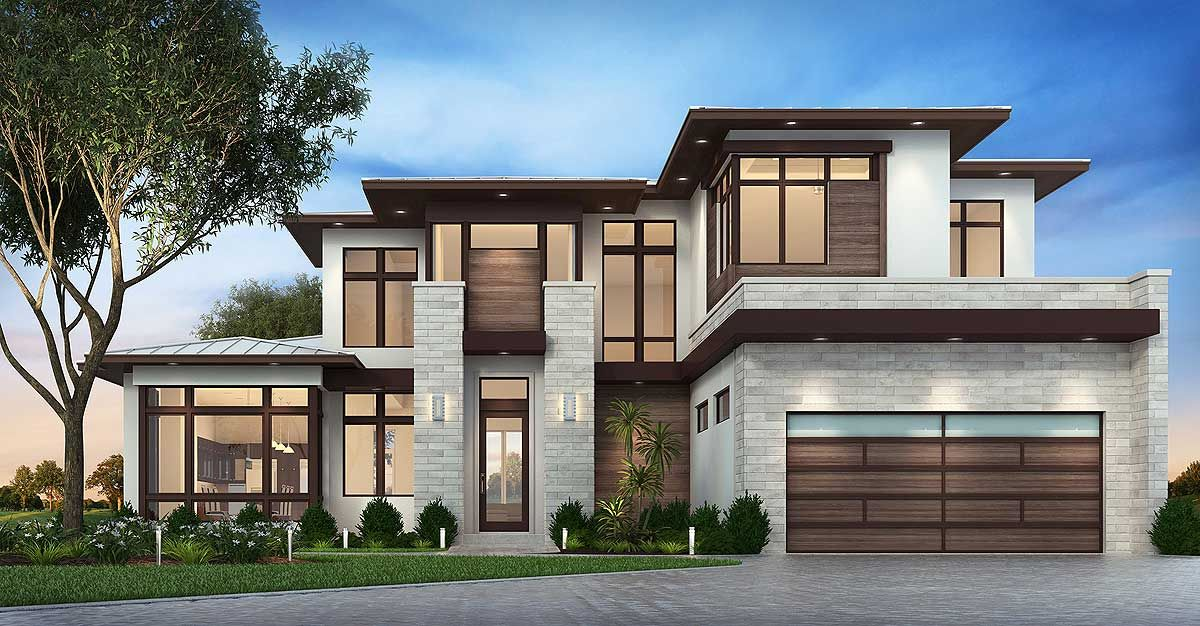
#> input picture images/img1.jpg, 1200 x 626 px; its folder holds 3 pictures in this run
$ python filters.py
#> lines starting #> are read from the running program, lines starting #| are printed output that depends on the picture
from PIL import Image
import scipy.ndimage.filters as flt
import numpy as np


def get_noisy_images(noisy, kernel_grayscale):
    minimum = flt.minimum_filter(noisy, size=5, footprint=None, output=None, mode='reflect', cval=0.0, origin=0)
    maximum = flt.maximum_filter(noisy, size=5, footprint=None, output=None, mode='reflect', cval=0.0, origin=0)
    median = flt.median_filter(noisy, size=5, footprint=None, output=None, mode='reflect', cval=0.0, origin=0)

    minimum_noisy = Image.fromarray(minimum)
    maximum_noisy = Image.fromarray(maximum)
    median_noisy = Image.fromarray(median)
    kernel_noisy = Image.fromarray(flt.convolve(noisy, kernel_grayscale))
    return minimum_noisy, maximum_noisy, median_noisy, kernel_noisy


def show(*images):
    for img in images:
        img.show()


def main(color_file, noisy_file):
#> called with color_file = 'img1.jpg', noisy_file = 'img3.png'
    img_color = Image.open(f'images/{color_file}')
#> img_color is the input picture: PIL image 1200x626 RGB; mean R, G, B 117.9, 125.9, 129.4

    img_grayscale = img_color.convert('L')

    kernel_color = np.ones((5, 5, 1)) / 25
    kernel_grayscale = np.ones((5, 5)) / 25

    filtered_color = flt.convolve(img_color, kernel_color)
    filtered_grayscale = flt.convolve(img_grayscale, kernel_grayscale)
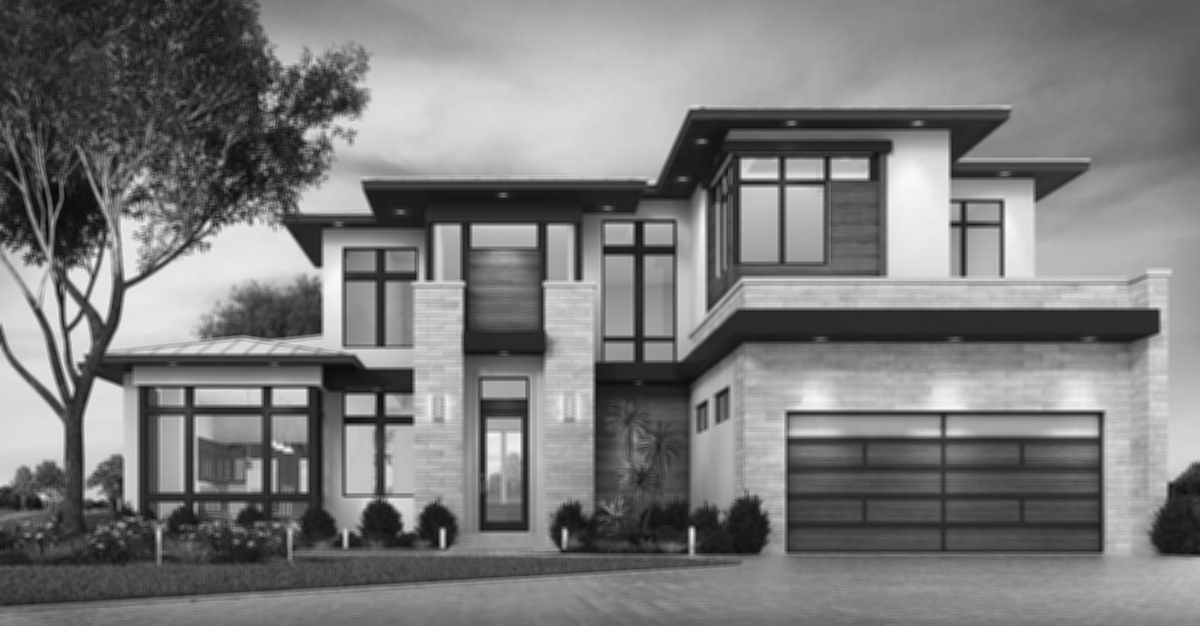
#> filtered_grayscale: shape (626, 1200); min 9, max 249, mean 123.5

    filtered_color_img = Image.fromarray(filtered_color)
    filtered_grayscale_img = Image.fromarray(filtered_grayscale)

    noisy = Image.open(f'images/{noisy_file}').convert('L')
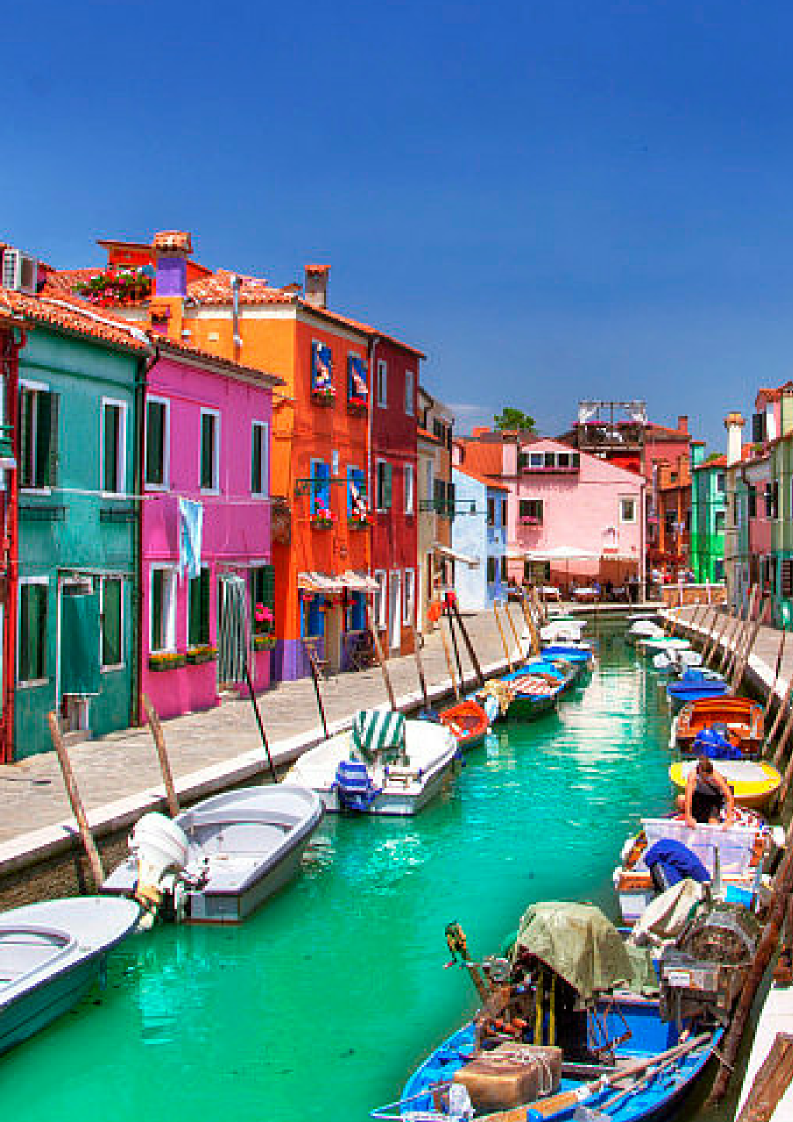
#> input picture images/img3.png, 793 x 1122 px
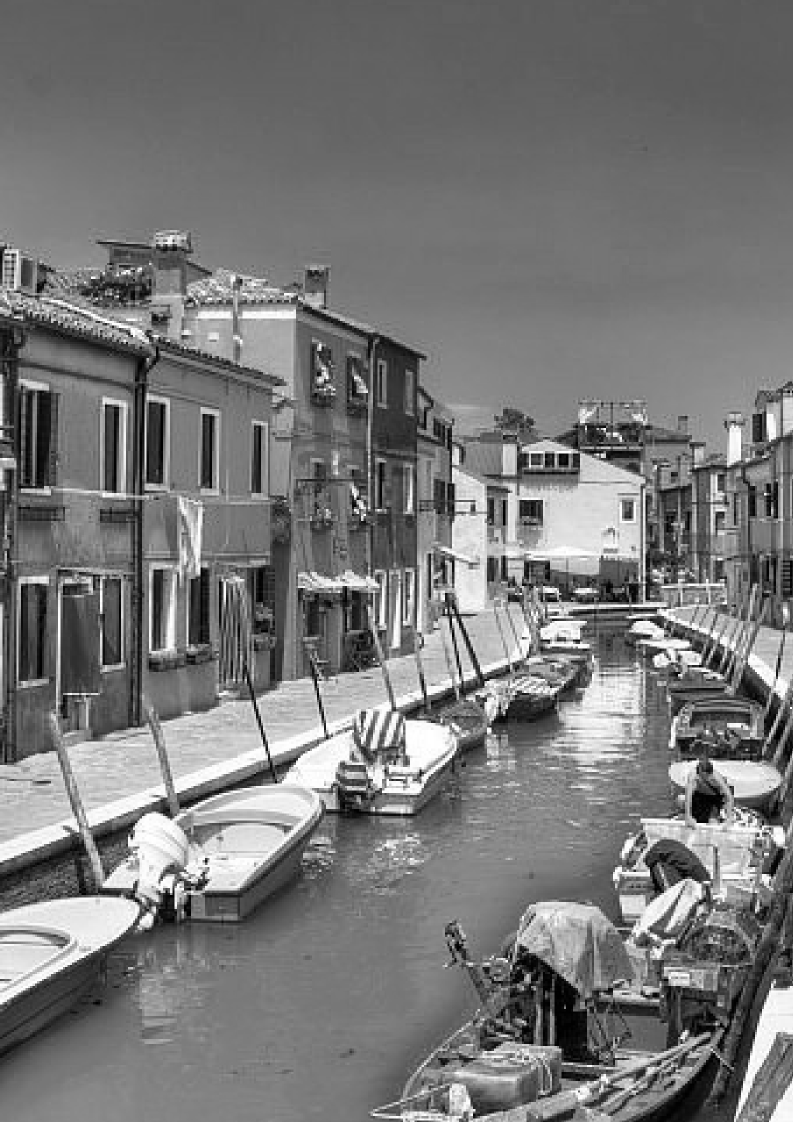
#> noisy: PIL image 793x1122 L; min 0, max 255, mean 119.8

    minimum_noisy, maximum_noisy, median_noisy, kernel_noisy = get_noisy_images(noisy, kernel_grayscale)
#> in get_noisy_images, `minimum = flt.minimum_filter(noisy, size=5, footprint=None, output=Non..`:
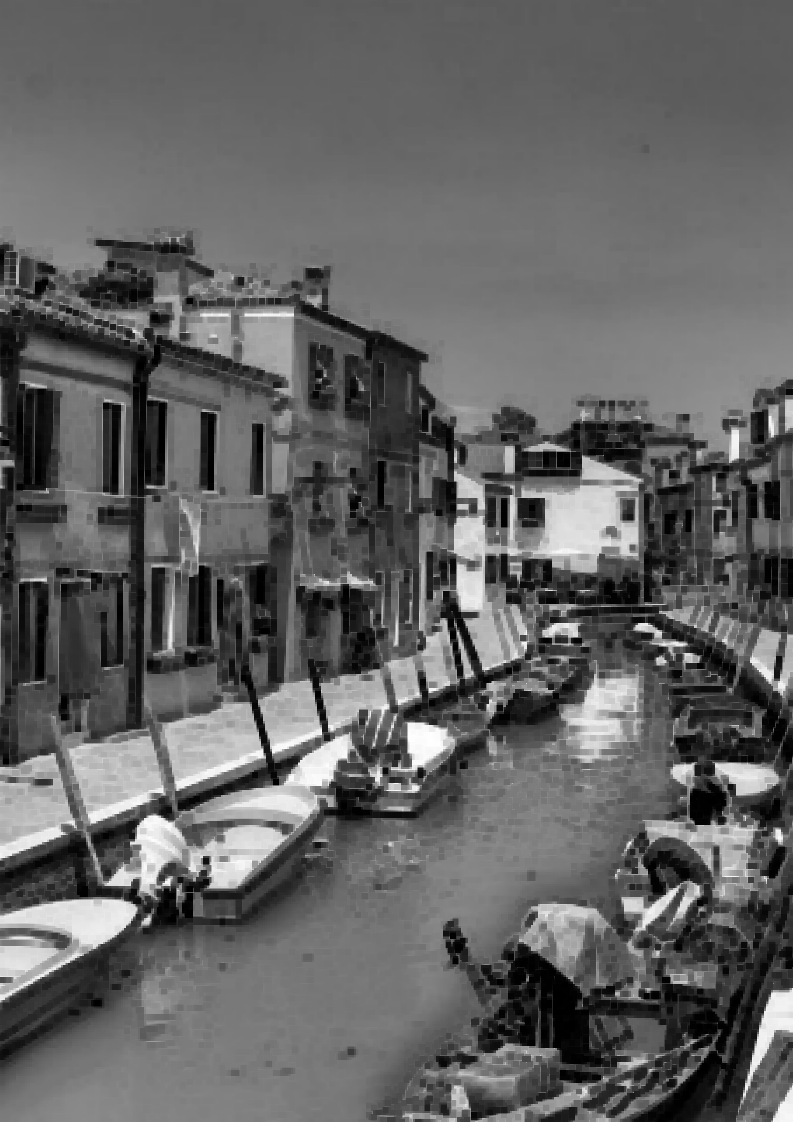
#> minimum: shape (1122, 793); min 0, max 255, mean 99
#> in get_noisy_images, `maximum = flt.maximum_filter(noisy, size=5, footprint=None, output=Non..`:
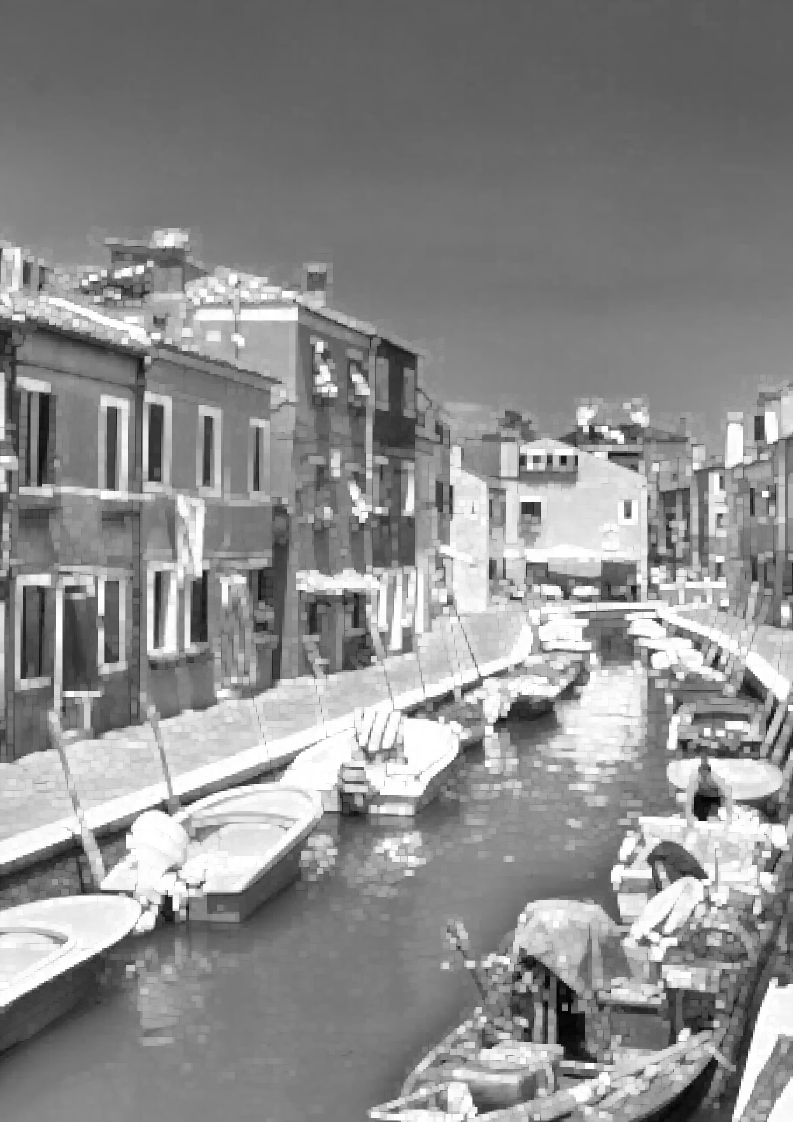
#> maximum: shape (1122, 793); min 1, max 255, mean 140.8

    show(filtered_color_img, filtered_grayscale_img, noisy, minimum_noisy, maximum_noisy, median_noisy, kernel_noisy)


if __name__ == '__main__':
    main('img1.jpg', 'img3.png')
